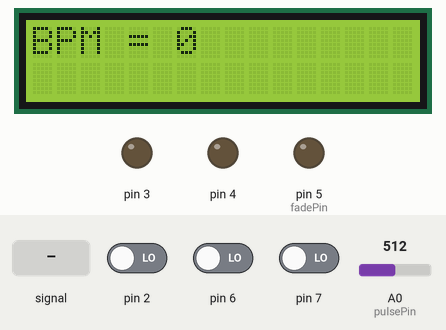
A sketch run on a simulated Arduino Uno, built with avr-gcc and run on an emulated ATmega328P. On the bench: 16×2 character LCD, output pins drawn as LEDs (lit = HIGH). Inputs (shaded band) come from the test bench; at power-on: pin 6 LOW, pin 2 LOW, A0 (pulsePin) = 512, pin 7 LOW. The modem accepts every AT command (registered, SIM ready, sends succeed) and sends nothing else; what the sketch prints to the serial monitor is not drawn.

Above: at 13.3 s.
13.4 s: pin 6 driven HIGH
At 15.5 s:
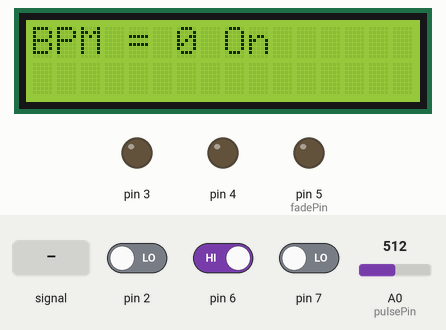
15.8 s: A0 (pulsePin) fed a 200 Hz sine of ±81 counts around its level
At 19.7 s:
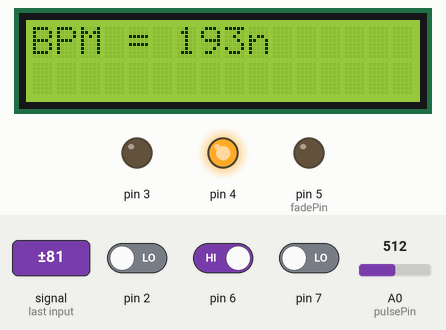
20.4 s: pin 6 driven LOW
At 21.9 s:
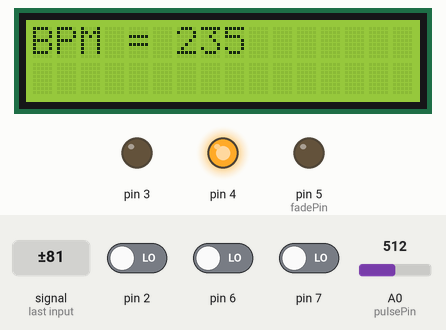
22.5 s: pin 2 driven HIGH
At 24.3 s:
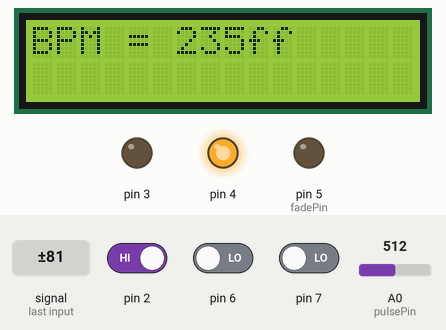
24.6 s: A0 (pulsePin) set to 535
At 25.9 s:
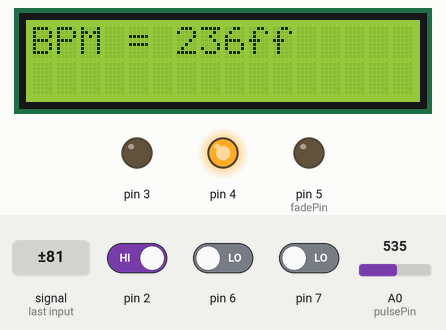
26.7 s: A0 (pulsePin) fed a 2 Hz sine of ±306 counts around its level
At 29.9 s:
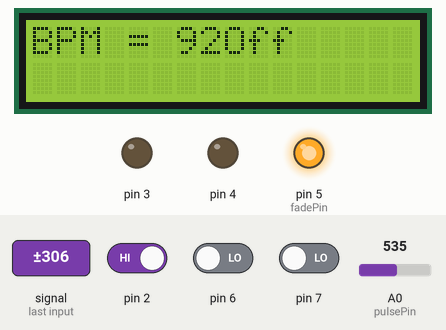
Timing chart, 0 to 33.4 s (numbered marks = the images above; inputs shaded):
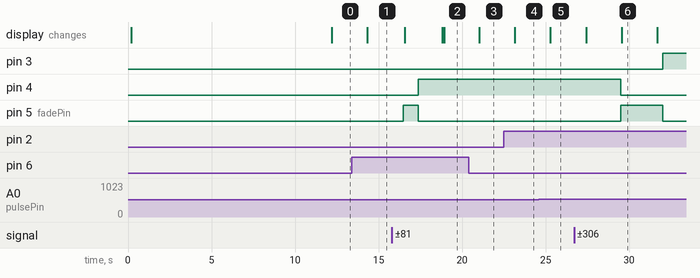

The sketch:

sketch_aug31a.ino
```cpp
#include <SoftwareSerial.h>
#define DEBUG true
SoftwareSerial esp8266(9,10);
#include <LiquidCrystal_PCF8574.h>
#include <stdlib.h>
LiquidCrystal_PCF8574 lcd(0x27);  // set the LCD address to 0x27 for a 16 chars and 2 line display

#define SSID "NUU A4L"     // "SSID-WiFiname"
#define PASS "buet177buet136"       // "password"
#define IP "184.106.153.149"// thingspeak.com ip
String msg = "GET /update?key=S8NGVSFAE3O9FVAJ"; //change it with your api key like "GET /update?key=Your Api Key"

int switchState2 = 0;
int switchState6 = 0;
int switchState7 = 0;
//Variables
float temp;
int hum;
String tempC;
int error;
int pulsePin = 0;                 // Pulse Sensor purple wire connected to analog pin 0
int blinkPin = 13;                // pin to blink led at each beat
int fadePin = 5;
int fadeRate = 0;

// Volatile Variables, used in the interrupt service routine!
volatile int BPM;                   // int that holds raw Analog in 0. updated every 2mS
volatile int Signal;                // holds the incoming raw data
volatile int IBI = 600;             // int that holds the time interval between beats! Must be seeded!
volatile boolean Pulse = false;     // "True" when heartbeat is detected. "False" when not a "live beat".
volatile boolean QS = false;        // becomes true when Arduino finds a beat.

// Regards Serial OutPut  -- Set This Up to your needs
static boolean serialVisual = true;   // Set to 'false' by Default.  Re-set to 'true' to see Arduino Serial Monitor ASCII Visual Pulse
volatile int rate[10];                    // array to hold last ten IBI values
volatile unsigned long sampleCounter = 0;          // used to determine pulse timing
volatile unsigned long lastBeatTime = 0;           // used to find IBI
volatile int P =512;                      // used to find peak in pulse wave, seeded
volatile int T = 512;                     // used to find trough in pulse wave, seeded
volatile int thresh = 525;                // used to find instant moment of heart beat, seeded
volatile int amp = 100;                   // used to hold amplitude of pulse waveform, seeded
volatile boolean firstBeat = true;        // used to seed rate array so we startup with reasonable BPM
volatile boolean secondBeat = false;      // used to seed rate array so we startup with reasonable BPM

void setup()
{
  lcd.setBacklight(255);
  lcd.begin(16, 2);
  lcd.print("circuitdigest.com");
  delay(100);
  lcd.setCursor(0,1);
  lcd.print("Connecting...");
  Serial.begin(115200); //or use default 115200.
  esp8266.begin(115200);
  Serial.println("AT");
  esp8266.println("AT");
  delay(5000);
  if(esp8266.find("OK")){
    connectWiFi();
  }
  interruptSetup();
  pinMode(3, OUTPUT);
  pinMode(4, OUTPUT);
  pinMode(5, OUTPUT);
  pinMode(2, INPUT);
  pinMode(6, INPUT);
  pinMode(7, INPUT);
  digitalWrite(3, LOW); //Set lights to off initially
  digitalWrite(4,LOW);
  digitalWrite(5,LOW);
  //lcd.noDisplay();
}

void loop(){
  lcd.clear();

  switchState2 = digitalRead(2);
  switchState6 = digitalRead(6);
  switchState7 = digitalRead(7);
  if(switchState2 == HIGH){
    lcd.clear();
    lcd.print("Display Off");
    lcd.noDisplay();
  }
   if(switchState6 == HIGH){
    Serial.println("one");
    lcd.clear();
    lcd.print("Display On");
    lcd.display();
    lcd.setCursor(0, 0);
    lcd.print("BPM = ");
    lcd.print(BPM);
    delay (100);
    lcd.setCursor(0, 1); // set the cursor to column 0, line 2
  }
    lcd.display();
    lcd.setCursor(0, 0);
    lcd.print("BPM = ");
    lcd.print(BPM);
    delay (100);
    lcd.setCursor(0, 1); // set the cursor to column 0, line 2
  start: //label
  error=0;
  delay(1000);
  //updatebeat();
  //Resend if transmission is not completed
  if (error==1){
    goto start; //go to label "start"
  }
  delay(1000);
}

void updatebeat(){
  String cmd = "AT+CIPSTART=\"TCP\",\"";
  cmd += IP;
  cmd += "\",80";
  Serial.println(cmd);
  esp8266.println(cmd);
  delay(2000);
  if(esp8266.find("Error")){
    return;
  }
  cmd = msg ;
  cmd += "&field1=";
  cmd += BPM;
  cmd += "\r\n";
  Serial.print("AT+CIPSEND=");
  esp8266.print("AT+CIPSEND=");
  Serial.println(cmd.length());
  esp8266.println(cmd.length());
 // if(esp8266.find(">")){
    Serial.print(cmd);
    esp8266.print(cmd);
 // }
  //else{
  // Serial.println("AT+CIPCLOSE");
   //esp8266.println("AT+CIPCLOSE");
   // //Resend...
   // error=1;
  //}
}

boolean connectWiFi(){
  Serial.println("AT+CWMODE=1");
  esp8266.println("AT+CWMODE=1");
  delay(2000);
  String cmd="AT+CWJAP=\"";
  cmd+=SSID;
  cmd+="\",\"";
  cmd+=PASS;
  cmd+="\"";
  Serial.println(cmd);
  esp8266.println(cmd);
  delay(5000);
  if(esp8266.find("OK")){
    Serial.println("OK");
    return true;
  }else{
    return false;
  }
}

void interruptSetup(){
  TCCR2A = 0x02;     // DISABLE PWM ON DIGITAL PINS 3 AND 11, AND GO INTO CTC MODE
  TCCR2B = 0x06;     // DON'T FORCE COMPARE, 256 PRESCALER
  OCR2A = 0X7C;      // SET THE TOP OF THE COUNT TO 124 FOR 500Hz SAMPLE RATE
  TIMSK2 = 0x02;     // ENABLE INTERRUPT ON MATCH BETWEEN TIMER2 AND OCR2A
  sei();             // MAKE SURE GLOBAL INTERRUPTS ARE ENABLED
}

ISR(TIMER2_COMPA_vect){                       // triggered when Timer2 counts to 124
  cli();                                      // disable interrupts while we do this
  Signal = analogRead(pulsePin);              // read the Pulse Sensor
  sampleCounter += 2;                         // keep track of the time in mS
  int N = sampleCounter - lastBeatTime;       // monitor the time since the last beat to avoid noise

    //  find the peak and trough of the pulse wave
  if(Signal < thresh && N > (IBI/5)*3){      // avoid dichrotic noise by waiting 3/5 of last IBI
    if (Signal < T){                         // T is the trough
      T = Signal;                            // keep track of lowest point in pulse wave
    }
  }

  if(Signal > thresh && Signal > P){        // thresh condition helps avoid noise
    P = Signal;                             // P is the peak
  }                                         // keep track of highest point in pulse wave

  //  NOW IT'S TIME TO LOOK FOR THE HEART BEAT
  // signal surges up in value every time there is a pulse
  if (N > 250){                                   // avoid high frequency noise
    if ( (Signal > thresh) && (Pulse == false) && (N > (IBI/5)*3) ){
      Pulse = true;                               // set the Pulse flag when there is a pulse
      digitalWrite(blinkPin,HIGH);                // turn on pin 13 LED
      IBI = sampleCounter - lastBeatTime;         // time between beats in mS
      lastBeatTime = sampleCounter;               // keep track of time for next pulse

      if(secondBeat){                        // if this is the second beat
        secondBeat = false;                  // clear secondBeat flag
        for(int i=0; i<=9; i++){             // seed the running total to get a realistic BPM at startup
          rate[i] = IBI;
        }
      }

      if(firstBeat){                         // if it's the first time beat is found
        firstBeat = false;                   // clear firstBeat flag
        secondBeat = true;                   // set the second beat flag
        sei();                               // enable interrupts again
        return;                              // IBI value is unreliable so discard it
      }
      word runningTotal = 0;                  // clear the runningTotal variable

      for(int i=0; i<=8; i++){                // shift data in the rate array
        rate[i] = rate[i+1];                  // and drop the oldest IBI value
        runningTotal += rate[i];              // add up the 9 oldest IBI values
      }

      rate[9] = IBI;                          // add the latest IBI to the rate array
      runningTotal += rate[9];                // add the latest IBI to runningTotal
      runningTotal /= 10;                     // average the last 10 IBI values
      BPM = 60000/runningTotal;               // how many beats can fit into a minute? that's BPM!
      QS = true;                              // set Quantified Self flag
      // QS FLAG IS NOT CLEARED INSIDE THIS ISR
      if(BPM<80){ //orange
        digitalWrite(3, HIGH);
        digitalWrite(4, LOW);
        digitalWrite(5, LOW);
      }
      else if(BPM>100){ //Red
          digitalWrite(3, LOW);
          digitalWrite(4, HIGH);
          digitalWrite(5, LOW);
      }
      else{ //green
        digitalWrite(3, LOW);
        digitalWrite(4, LOW);
        digitalWrite(5, HIGH);

      }
    }
  }

  if (Signal < thresh && Pulse == true){   // when the values are going down, the beat is over
    digitalWrite(blinkPin,LOW);            // turn off pin 13 LED
    Pulse = false;                         // reset the Pulse flag so we can do it again
    amp = P - T;                           // get amplitude of the pulse wave
    thresh = amp/2 + T;                    // set thresh at 50% of the amplitude
    P = thresh;                            // reset these for next time
    T = thresh;
  }

  if (N > 2500){                           // if 2.5 seconds go by without a beat
    thresh = 512;                          // set thresh default
    P = 512;                               // set P default
    T = 512;                               // set T default
    lastBeatTime = sampleCounter;          // bring the lastBeatTime up to date
    firstBeat = true;                      // set these to avoid noise
    secondBeat = false;                    // when we get the heartbeat back
  }

  sei();
  // enable interrupts when youre done!
}// end isr
```

Measured:
- after the input at 13.4 s, the display: changes after 0.93 s (image 1)
- after the input at 15.8 s, pin 4: LOW → HIGH after 1.6 s; pin 5 (fadePin): LOW → HIGH after 0.67 s, → LOW 0.91 s later; the display: first changes after 0.77 s (image 2 shows a later state)
- after the input at 20.4 s, the display: changes after 0.63 s (image 3)
- after the input at 22.5 s, the display: changes after 0.66 s (image 4)
- after the input at 24.6 s, the display: changes after 0.69 s (image 5)
- after the input at 26.7 s, pin 3: LOW → HIGH after 5.3 s; pin 4: HIGH → LOW after 2.8 s; pin 5 (fadePin): LOW → HIGH after 2.8 s, → LOW 2.5 s later; the display: first changes after 0.72 s (image 6 shows a later state)
